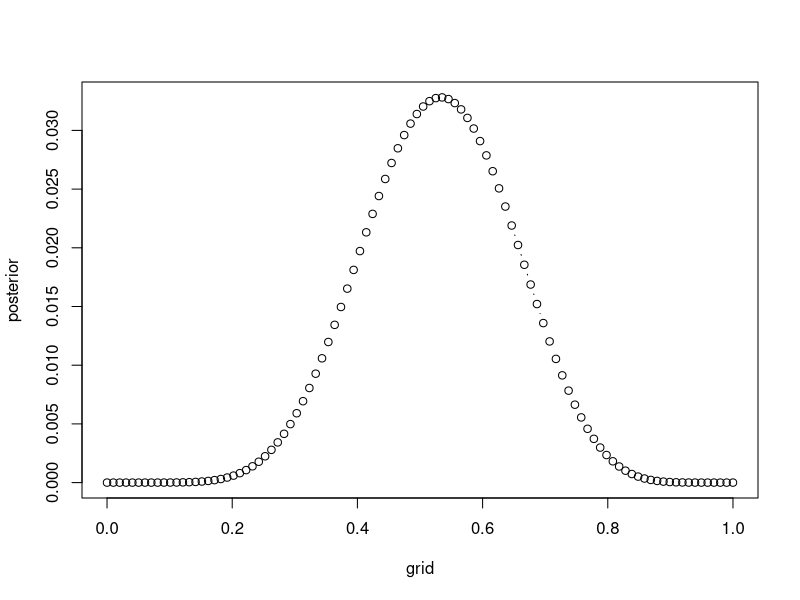
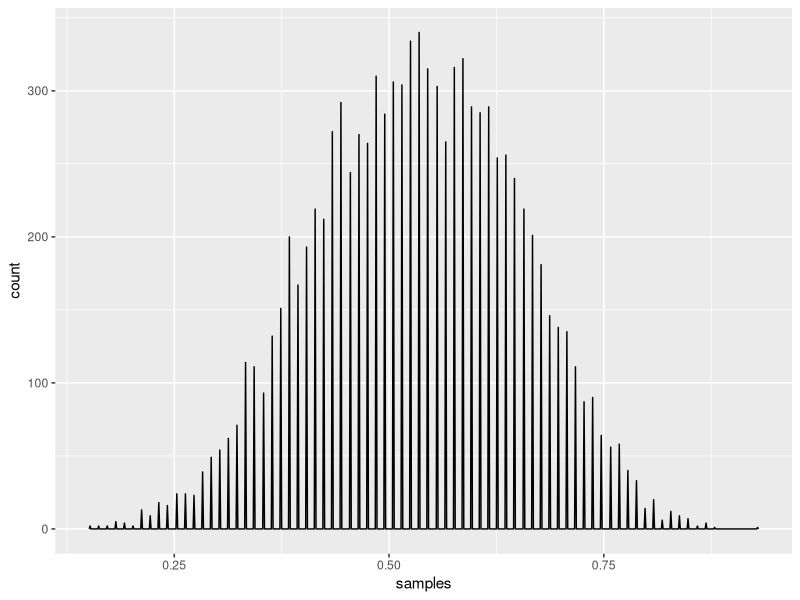
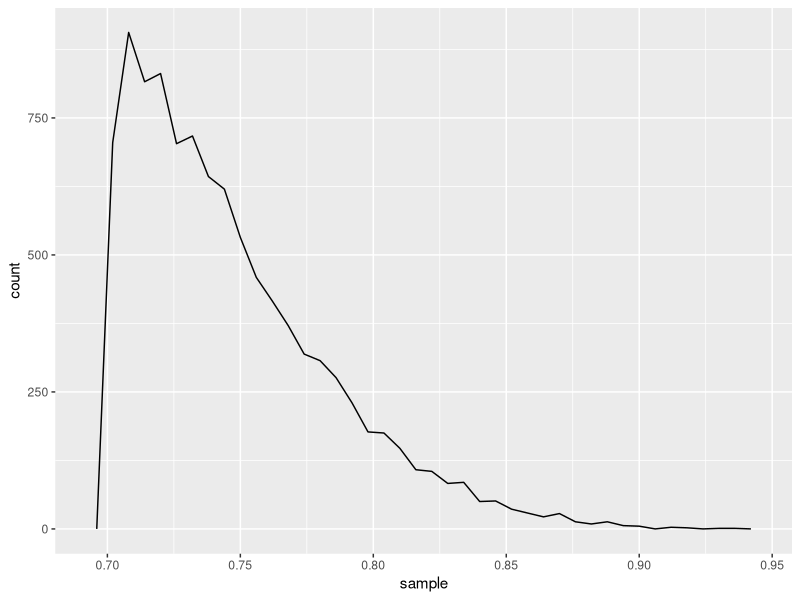
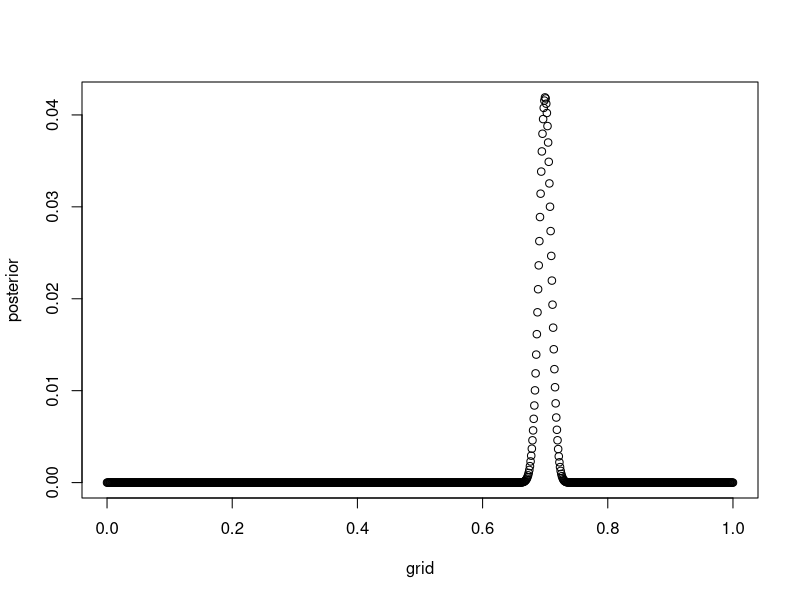

R code for these plots, in order:
## ---- chunk 1
library(tidyverse)
## ---- chunk 2

# So, let's try grid with 100 points
grid <- seq(0,1,length.out=100)

# Then compute value of prior
prior <- rep(1, 100)

# calculate likelihood using binomial model, calculate prob at each grid point to find 
# an approximation of the likelihood function
likelihood <- dbinom(8,15, grid)

# calculate posterior 
posterior_unstd <- likelihood * prior

posterior <- posterior_unstd / sum(posterior_unstd)

plot(grid, posterior, type="b")

# don't forget to sample the grid using your posterior distribution! (for some reason)
samples <- sample(grid, prob=posterior, size=1e4, replace=TRUE)

samples_df <- 
  tibble(samples)

ggplot(samples_df, aes(samples)) + 
  geom_freqpoly(binwidth=0.001)
## ---- chunk 3
# So, let's try grid with 100 points
grid <- seq(0,1,length.out=500)

# Then compute value of prior
prior <- ifelse(grid > 0.7, 1/0.3, 0)

# calculate likelihood using binomial model, calculate prob at each grid point to find 
# an approximation of the likelihood function
likelihood <- dbinom(8,15, grid)

# calculate posterior 
posterior_unstd <- likelihood * prior

posterior <- posterior_unstd / sum(posterior_unstd)

sample_df <- 
sample(grid, size=1e4, replace=TRUE, prob=posterior) %>% 
  tibble() 

colnames(sample_df)[1] <- "sample"



ggplot(sample_df, aes(sample)) +
  geom_freqpoly(binwidth=0.006)



## ---- chunk 4


# the grid does not change
grid <- seq(0,1,length.out=1000)

# we use the uniform distribution as our prior
prior <- rep(1, 1000)
i = 200

# Again, try to use the data! 

while(i < 1000000){
  
  
  # Here is what we varie. We change the number of tosses until it fit our criteria
  likelihood <- dbinom(as.integer(i * 0.7), i, grid)
  
  # calculate posterior 
  posterior_unstd <- likelihood * prior
  
  posterior <- posterior_unstd / sum(posterior_unstd)
  center_index <- which(posterior == max(posterior))
  center_grid <- grid[center_index]
  MARGIN_OF_ERR = 0.025
  upper_bd <- center_grid + MARGIN_OF_ERR
  lower_bd <- center_grid - MARGIN_OF_ERR
  confidence <- sum(posterior[which(grid > lower_bd & grid < upper_bd)])
  if(confidence >= 0.99){
    break
  }
  i <- i + 1
}
i

plot(grid, posterior)
